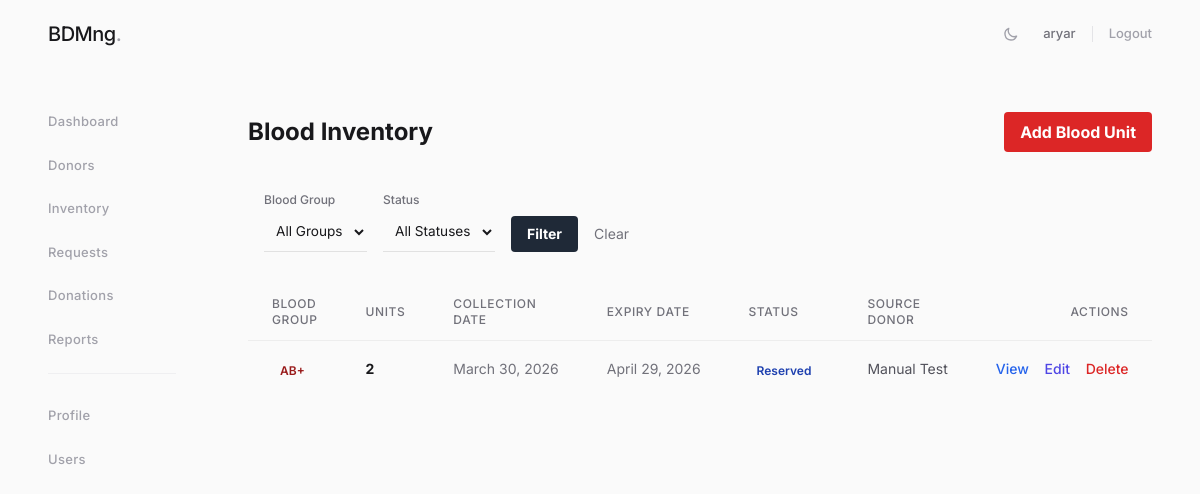
/inventory/ (signed in), run on the app's committed database.
### apps/inventory/models.py (models this page shows, shortened)
class BloodUnit(models.Model):
    STATUS_CHOICES = [('available', 'Available'), ('reserved', 'Reserved'),
                      ('used', 'Used'), ('expired', 'Expired'), ('discarded', 'Discarded')]
    BLOOD_GROUP_CHOICES = [
        ('A+', 'A+'), ('A-', 'A-'),
        ('B+', 'B+'), ('B-', 'B-'),
        ('AB+', 'AB+'), ('AB-', 'AB-'),
        ('O+', 'O+'), ('O-', 'O-'),
    ]
    blood_group      = models.CharField(max_length=3, choices=BLOOD_GROUP_CHOICES)
    units            = models.PositiveIntegerField()
    collection_date  = models.DateField()
    expiry_date      = models.DateField()
    source_donor     = models.ForeignKey('donors.Donor', null=True, blank=True,
                                          on_delete=models.SET_NULL, related_name='units')
    status           = models.CharField(max_length=10, choices=STATUS_CHOICES, default='available')
    added_by         = models.ForeignKey(settings.AUTH_USER_MODEL, on_delete=models.SET_NULL, null=True)
    created_at       = models.DateTimeField(auto_now_add=True)
    class Meta:
        ordering = ['expiry_date']
    @property
    def is_expired(self):
        return date.today() >= self.expiry_date
    @property
    def days_to_expiry(self):
        return (self.expiry_date - date.today()).days

### apps/donors/models.py (models this page shows, shortened)
class Donor(models.Model):
    BLOOD_GROUP_CHOICES = [
        ('A+', 'A+'), ('A-', 'A-'),
        ('B+', 'B+'), ('B-', 'B-'),
        ('AB+', 'AB+'), ('AB-', 'AB-'),
        ('O+', 'O+'), ('O-', 'O-'),
    ]
    GENDER_CHOICES = [('M', 'Male'), ('F', 'Female'), ('O', 'Other')]
    STATUS_CHOICES = [('active', 'Active'), ('inactive', 'Inactive'), ('deferred', 'Deferred')]
    full_name        = models.CharField(max_length=200)
    date_of_birth    = models.DateField()
    gender           = models.CharField(max_length=1, choices=GENDER_CHOICES)
    blood_group      = models.CharField(max_length=3, choices=BLOOD_GROUP_CHOICES)
    phone            = models.CharField(max_length=15, unique=True)
    email            = models.EmailField(blank=True)
    address          = models.TextField(blank=True)
    medical_history  = models.TextField(blank=True)
    status           = models.CharField(max_length=10, choices=STATUS_CHOICES, default='active')
    created_at       = models.DateTimeField(auto_now_add=True)
    last_donation    = models.DateField(null=True, blank=True)
    class Meta:
        ordering = ['-created_at']

### apps/inventory/views.py (the view)
# urls.py: path('', InventoryListView.as_view(), name='list'),
class InventoryListView(LoginRequiredMixin, PermissionRequiredMixin, ListView):
    model = BloodUnit
    template_name = 'inventory/inventory_list.html'
    context_object_name = 'blood_units'
    paginate_by = 20
    permission_required = 'inventory.view_bloodunit'
    def get_queryset(self):
        qs = BloodUnit.objects.select_related('source_donor', 'added_by').all()
        blood_group = self.request.GET.get('blood_group')
        status = self.request.GET.get('status')
        if blood_group:
            qs = qs.filter(blood_group=blood_group)
        if status:
            qs = qs.filter(status=status)
        return qs.order_by('expiry_date')
    def get_context_data(self, **kwargs):
        context = super().get_context_data(**kwargs)
        context['blood_group_choices'] = BloodUnit.BLOOD_GROUP_CHOICES
        context['status_choices'] = BloodUnit.STATUS_CHOICES
        context['current_blood_group'] = self.request.GET.get('blood_group', '')
        context['current_status'] = self.request.GET.get('status', '')
        return context

### templates/inventory/inventory_list.html (shortened to what this page needs)
{% extends "base.html" %}
{% block content %}
<div class="mb-6 flex justify-between items-center">
 <h1 class="text-2xl font-bold dark:text-white">Blood Inventory</h1>
 <a href="{% url 'inventory:create' %}" class="bg-red-600 hover:bg-red-700 text-white font-bold py-2 px-4 rounded transition duration-200">
 Add Blood Unit
 </a>
</div>
<div class="mb-4 rounded-lg p-4">
 <form method="get" class="flex flex-wrap gap-4 items-end">
 <div>
 <label class="block text-xs font-medium text-zinc-500 dark:text-zinc-400 mb-1">Blood Group</label>
 <select name="blood_group" class="rounded-md border-zinc-300 dark:border-zinc-700 dark:bg-gray-700 dark:text-zinc-200 text-sm">
 <option value="">All Groups</option>
 </select>
 </div>
 <div>
 <label class="block text-xs font-medium text-zinc-500 dark:text-zinc-400 mb-1">Status</label>
 <select name="status" class="rounded-md border-zinc-300 dark:border-zinc-700 dark:bg-gray-700 dark:text-zinc-200 text-sm">
 <option value="">All Statuses</option>
 </select>
 </div>
 <button type="submit" class="bg-gray-800 hover:bg-gray-900 dark:bg-gray-600 dark:hover:bg-gray-500 text-white text-sm font-bold py-2 px-4 rounded transition duration-200">Filter</button>
 <a href="{% url 'inventory:list' %}" class="text-sm text-zinc-500 dark:text-zinc-400 hover:underline py-2">Clear</a>
 </form>
</div>
<div class="rounded-lg overflow-hidden">
 <table class="min-w-full divide-y divide-zinc-200 dark:divide-zinc-800">
 <thead class="dark:bg-gray-700">
 <tr>
 <th class="px-6 py-3 text-left text-xs font-medium text-zinc-500 dark:text-zinc-400 uppercase tracking-wider">Blood Group</th>
 <th class="px-6 py-3 text-left text-xs font-medium text-zinc-500 dark:text-zinc-400 uppercase tracking-wider">Units</th>
 <th class="px-6 py-3 text-left text-xs font-medium text-zinc-500 dark:text-zinc-400 uppercase tracking-wider">Collection Date</th>
 <th class="px-6 py-3 text-left text-xs font-medium text-zinc-500 dark:text-zinc-400 uppercase tracking-wider">Expiry Date</th>
 <th class="px-6 py-3 text-left text-xs font-medium text-zinc-500 dark:text-zinc-400 uppercase tracking-wider">Status</th>
 <th class="px-6 py-3 text-left text-xs font-medium text-zinc-500 dark:text-zinc-400 uppercase tracking-wider">Source Donor</th>
 <th class="px-6 py-3 text-right text-xs font-medium text-zinc-500 dark:text-zinc-400 uppercase tracking-wider">Actions</th>
 </tr>
 </thead>
 <tbody class="divide-y divide-zinc-200 dark:divide-zinc-800">
 {% for unit in blood_units %}
 <tr class="{% if unit.is_expired %}bg-red-50{% elif unit.days_to_expiry <= 7 %}bg-yellow-50{% endif %} hover:bg-zinc-100 dark:hover:bg-zinc-800/50">
 <td class="px-6 py-4 whitespace-nowrap">
 <span class="px-2 inline-flex text-xs leading-5 font-semibold rounded-full text-red-800 dark:text-red-300">
 {{ unit.blood_group }}
 </span>
 </td>
 <td class="px-6 py-4 whitespace-nowrap text-sm text-zinc-900 dark:text-zinc-200 font-bold">
 {{ unit.units }}
 </td>
 <td class="px-6 py-4 whitespace-nowrap text-sm text-zinc-500 dark:text-zinc-400">
 {{ unit.collection_date }}
 </td>
 <td class="px-6 py-4 whitespace-nowrap text-sm text-zinc-500 dark:text-zinc-400">
 {{ unit.expiry_date }}
 </td>
 <td class="px-6 py-4 whitespace-nowrap">
 <span class="px-2 inline-flex text-xs leading-5 font-semibold rounded-full
 {% if unit.status == 'available' %} text-green-800 dark:text-green-300
 {% elif unit.status == 'reserved' %} text-blue-800 dark:text-blue-300
 {% else %} dark:bg-gray-600 text-zinc-800 dark:text-zinc-300{% endif %}">
 {{ unit.get_status_display }}
 </span>
 </td>
 <td class="px-6 py-4 whitespace-nowrap text-sm text-zinc-500 dark:text-zinc-400">
 {% if unit.source_donor %}
 <a href="{% url 'donors:detail' unit.source_donor.pk %}" class="text-secondary dark:text-blue-400 hover:underline">{{ unit.source_donor.full_name }}</a>
 {% else %}
 N/A
 {% endif %}
 </td>
 <td class="px-6 py-4 whitespace-nowrap text-right text-sm font-medium">
 <a href="{% url 'inventory:detail' unit.pk %}" class="text-blue-600 dark:text-blue-400 hover:text-blue-900 dark:hover:text-blue-300 mr-3">View</a>
 <a href="{% url 'inventory:update' unit.pk %}" class="text-indigo-600 dark:text-indigo-400 hover:text-indigo-900 dark:hover:text-indigo-300 mr-3">Edit</a>
 <a href="{% url 'inventory:delete' unit.pk %}" class="text-red-600 dark:text-red-400 hover:text-red-900 dark:hover:text-red-300">Delete</a>
 </td>
 </tr>
 {% empty %}
 <tr>
 <td colspan="7" class="px-6 py-10 text-center text-zinc-500 dark:text-zinc-400 italic">
 No blood units in inventory.
 </td>
 </tr>
 {% endfor %}
 </tbody>
 </table>
</div>
{% endblock %}

### templates/base.html (shortened to what this page needs)
<!DOCTYPE html>
<html lang="en">
<head>
    <script src="https://cdn.tailwindcss.com"></script>
</head>
<body class="antialiased selection:bg-zinc-200 dark:selection:bg-zinc-800"
      x-data="{
          sidebarOpen: window.innerWidth >= 1024,
          darkMode: localStorage.getItem('theme') === 'dark',
          toggleTheme() {
              this.darkMode = !this.darkMode;
              localStorage.setItem('theme', this.darkMode ? 'dark' : 'light');
              document.documentElement.classList.toggle('dark', this.darkMode);
          }
      }"
      x-init="document.documentElement.classList.toggle('dark', darkMode)">
    <nav class="fixed top-0 z-50 w-full bg-[#FAFAFA]/90 dark:bg-[#09090B]/90 backdrop-blur-md transition-colors">
        <div class="px-6 py-5 lg:px-12 flex items-center justify-between">
            <div class="flex items-center">
                <a href="{% url 'dashboard:index' %}" class="flex ml-2 sm:ml-0">
                    <span class="text-xl font-medium tracking-tight text-zinc-900 dark:text-zinc-100">BDMng<span class="text-zinc-400">.</span></span>
                </a>
            </div>
            <div class="flex items-center gap-6">
                <button @click="toggleTheme()" class="text-zinc-400 hover:text-zinc-900 dark:hover:text-white transition-colors">
                    <svg x-show="!darkMode" class="w-4 h-4" fill="none" stroke="currentColor" viewBox="0 0 24 24"><path stroke-linecap="round" stroke-linejoin="round" stroke-width="2" d="M20.354 15.354A9 9 0 018.646 3.646 9.003 9.003 0 0012 21a9.003 9.003 0 008.354-5.646z"></path></svg>
                </button>
                {% if user.is_authenticated %}
                <div class="flex items-center gap-4">
                    <span class="text-[13px] text-zinc-500 dark:text-zinc-400 font-medium">{{ user.username }}</span>
                    <form action="{% url 'accounts:logout' %}" method="post" class="m-0 border-l border-zinc-200 dark:border-zinc-800 pl-4 h-4 flex items-center">
                        <button type="submit" class="text-[13px] font-medium text-zinc-400 hover:text-zinc-900 dark:hover:text-white transition-colors">Logout</button>
                    </form>
                </div>
                {% else %}
                <a href="{% url 'accounts:login' %}" class="text-[13px] font-medium text-zinc-500 hover:text-zinc-900 dark:text-zinc-400 dark:hover:text-white transition-colors">Sign In</a>
                {% endif %}
            </div>
        </div>
    </nav>
    <aside id="logo-sidebar" class="fixed top-0 left-0 z-40 w-56 h-screen pt-24 pb-8 transition-transform bg-transparent sm:translate-x-0" :class="{ '-translate-x-full': !sidebarOpen }" aria-label="Sidebar">
        <div class="h-full px-12 overflow-y-auto">
            <ul class="space-y-6 font-medium mt-4">
                <li>
                    <a href="{% url 'dashboard:index' %}" class="group flex items-center text-[13px] text-zinc-400 hover:text-zinc-900 dark:text-zinc-500 dark:hover:text-zinc-100 transition-colors">
                        <span class="tracking-wide">Dashboard</span>
                    </a>
                </li>
                <li>
                    <a href="{% url 'donors:list' %}" class="group flex items-center text-[13px] text-zinc-400 hover:text-zinc-900 dark:text-zinc-500 dark:hover:text-zinc-100 transition-colors">
                        <span class="tracking-wide">Donors</span>
                    </a>
                </li>
                <li>
                    <a href="{% url 'inventory:list' %}" class="group flex items-center text-[13px] text-zinc-400 hover:text-zinc-900 dark:text-zinc-500 dark:hover:text-zinc-100 transition-colors">
                        <span class="tracking-wide">Inventory</span>
                    </a>
                </li>
                <li>
                    <a href="{% url 'requests:list' %}" class="group flex items-center text-[13px] text-zinc-400 hover:text-zinc-900 dark:text-zinc-500 dark:hover:text-zinc-100 transition-colors">
                        <span class="tracking-wide">Requests</span>
                    </a>
                </li>
                <li>
                    <a href="{% url 'donations:list' %}" class="group flex items-center text-[13px] text-zinc-400 hover:text-zinc-900 dark:text-zinc-500 dark:hover:text-zinc-100 transition-colors">
                        <span class="tracking-wide">Donations</span>
                    </a>
                </li>
                <li>
                    <a href="{% url 'reports:dashboard' %}" class="group flex items-center text-[13px] text-zinc-400 hover:text-zinc-900 dark:text-zinc-500 dark:hover:text-zinc-100 transition-colors">
                        <span class="tracking-wide">Reports</span>
                    </a>
                </li>
                <li class="pt-8 mt-2 border-t border-zinc-200/50 dark:border-zinc-800/50">
                    <a href="{% url 'accounts:profile' %}" class="group flex items-center text-[13px] text-zinc-400 hover:text-zinc-900 dark:text-zinc-500 dark:hover:text-zinc-100 transition-colors">
                        <span class="tracking-wide">Profile</span>
                    </a>
                </li>
                {% if user.is_superuser %}
                <li>
                    <a href="{% url 'accounts:user_list' %}" class="group flex items-center text-[13px] text-zinc-400 hover:text-zinc-900 dark:text-zinc-500 dark:hover:text-zinc-100 transition-colors">
                        <span class="tracking-wide">Users</span>
                    </a>
                </li>
                {% endif %}
            </ul>
        </div>
    </aside>
    <div class="px-6 py-8 sm:ml-56 sm:pr-12 pt-28 transition-all" :class="{ 'sm:ml-0': !sidebarOpen }">
        <div class="max-w-7xl mx-auto">
            {% block content %}{% endblock %}
        </div>
    </div>
</body>
</html>

### templates/base.html (style rules this page uses)
body { font-family: 'Inter', sans-serif; background-color: #FAFAFA; color: #18181B; }
body, nav, aside, div, a, span, p, h1, h2, h3, h4, td, th, input, select, textarea, button { transition: background-color 0.4s ease, color 0.4s ease, border-color 0.4s ease, fill 0.4s ease; }
.border-gray-100, .border-gray-200, .border-gray-300, .divide-zinc-200, .divide-gray-200 > :not([hidden]) ~ :not([hidden]) { border-color: rgba(0,0,0,0.05) !important; }
input:not([type="submit"]):not([type="button"]):not([type="checkbox"]):not([type="radio"]):not([type="hidden"]), select, textarea { padding: 0.5rem 0.5rem !important; min-height: 2.5rem !important; border: none !important; border-bottom: 1px solid rgba(0,0,0,0.1) !important; border-radius: 0 !important; background-color: transparent !important; font-size: 0.85rem !important; box-shadow: none !important; }
.text-secondary { color: #52525b !important; }

### data on the page
BloodUnit: blood_group "AB+", units "2", collection_date "March 30, 2026", expiry_date "April 29, 2026", status "Reserved", source_donor.full_name "Manual Test"

### other printed values
{{ user.username }} "aryar"
